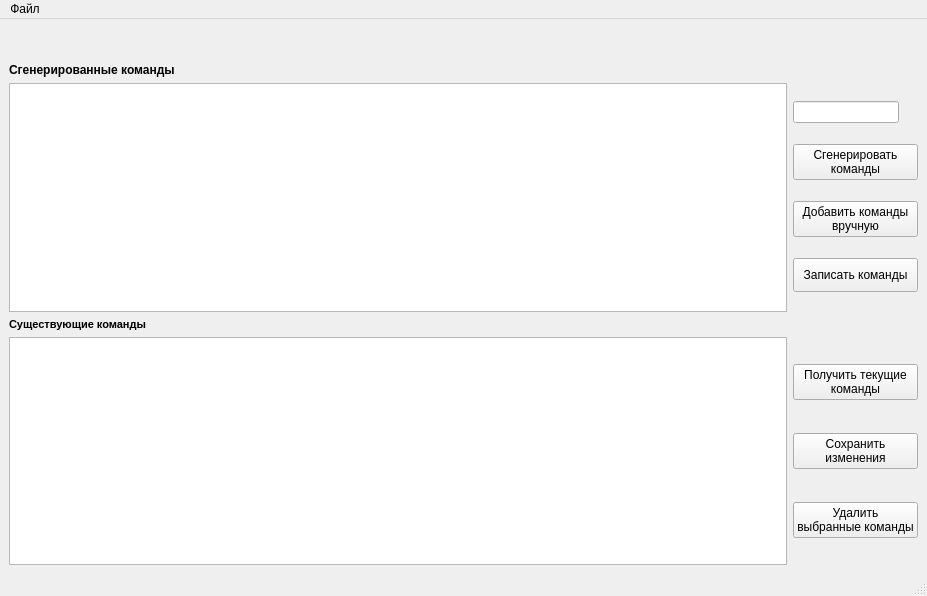
<?xml version="1.0" encoding="UTF-8"?>
<ui version="4.0">
 <class>MainWindow</class>
 <widget class="QMainWindow" name="MainWindow">
  <property name="geometry">
   <rect>
    <x>0</x>
    <y>0</y>
    <width>927</width>
    <height>596</height>
   </rect>
  </property>
  <property name="windowTitle">
   <string>Command tool</string>
  </property>
  <widget class="QWidget" name="centralwidget">
   <layout class="QGridLayout" name="gridLayout_2">
    <item row="2" column="0">
     <widget class="QLabel" name="label">
      <property name="font">
       <font>
        <weight>75</weight>
        <bold>true</bold>
       </font>
      </property>
      <property name="text">
       <string>Сгенерированные команды</string>
      </property>
     </widget>
    </item>
    <item row="0" column="0" rowspan="2" colspan="2">
     <widget class="QLabel" name="project_label">
      <property name="minimumSize">
       <size>
        <width>0</width>
        <height>29</height>
       </size>
      </property>
      <property name="font">
       <font>
        <pointsize>18</pointsize>
       </font>
      </property>
      <property name="text">
       <string/>
      </property>
      <property name="textFormat">
       <enum>Qt::AutoText</enum>
      </property>
      <property name="alignment">
       <set>Qt::AlignCenter</set>
      </property>
     </widget>
    </item>
    <item row="5" column="0">
     <widget class="QTableWidget" name="cur_com_tbl">
      <property name="font">
       <font>
        <pointsize>9</pointsize>
       </font>
      </property>
     </widget>
    </item>
    <item row="3" column="1">
     <layout class="QVBoxLayout" name="src_lay">
      <property name="spacing">
       <number>3</number>
      </property>
      <property name="bottomMargin">
       <number>0</number>
      </property>
      <item>
       <widget class="QLineEdit" name="productid_edit">
        <property name="sizePolicy">
         <sizepolicy hsizetype="Fixed" vsizetype="Fixed">
          <horstretch>0</horstretch>
          <verstretch>0</verstretch>
         </sizepolicy>
        </property>
        <property name="maximumSize">
         <size>
          <width>106</width>
          <height>16777215</height>
         </size>
        </property>
       </widget>
      </item>
      <item>
       <widget class="QPushButton" name="gen_com_bth">
        <property name="text">
         <string>Сгенерировать
команды</string>
        </property>
       </widget>
      </item>
      <item>
       <widget class="QPushButton" name="add_com_btn">
        <property name="minimumSize">
         <size>
          <width>0</width>
          <height>34</height>
         </size>
        </property>
        <property name="text">
         <string>Добавить команды
вручную</string>
        </property>
       </widget>
      </item>
      <item>
       <widget class="QPushButton" name="write_com_btn">
        <property name="minimumSize">
         <size>
          <width>0</width>
          <height>34</height>
         </size>
        </property>
        <property name="text">
         <string>Записать команды</string>
        </property>
       </widget>
      </item>
     </layout>
    </item>
    <item row="5" column="1">
     <layout class="QVBoxLayout" name="dst_lay">
      <item>
       <widget class="QPushButton" name="get_cur_com_btn">
        <property name="text">
         <string>Получить текущие
команды</string>
        </property>
       </widget>
      </item>
      <item>
       <widget class="QPushButton" name="save_cur_com_btn">
        <property name="text">
         <string>Сохранить
изменения</string>
        </property>
       </widget>
      </item>
      <item>
       <widget class="QPushButton" name="del_cur_com_btn">
        <property name="text">
         <string>Удалить
выбранные команды</string>
        </property>
       </widget>
      </item>
     </layout>
    </item>
    <item row="4" column="0">
     <widget class="QLabel" name="label_2">
      <property name="font">
       <font>
        <pointsize>8</pointsize>
        <weight>75</weight>
        <bold>true</bold>
       </font>
      </property>
      <property name="text">
       <string>Существующие команды</string>
      </property>
     </widget>
    </item>
    <item row="3" column="0">
     <widget class="QTableWidget" name="gen_com_tbl">
      <property name="font">
       <font>
        <pointsize>9</pointsize>
       </font>
      </property>
      <property name="columnCount">
       <number>0</number>
      </property>
     </widget>
    </item>
   </layout>
  </widget>
  <widget class="QMenuBar" name="menubar">
   <property name="geometry">
    <rect>
     <x>0</x>
     <y>0</y>
     <width>927</width>
     <height>21</height>
    </rect>
   </property>
   <widget class="QMenu" name="menu">
    <property name="title">
     <string>Файл</string>
    </property>
   </widget>
   <addaction name="menu"/>
  </widget>
  <widget class="QStatusBar" name="statusbar"/>
 </widget>
 <resources/>
 <connections/>
</ui>
